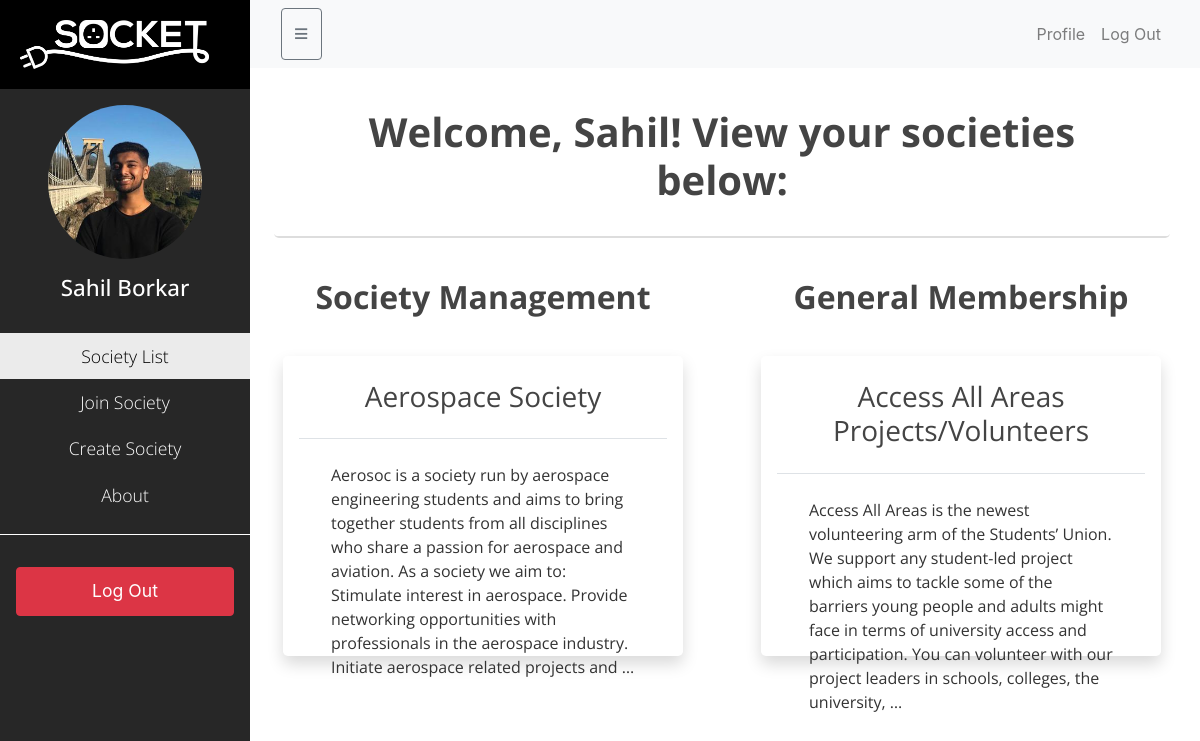
/soclist (signed in), run on an earlier commit of the app's database.
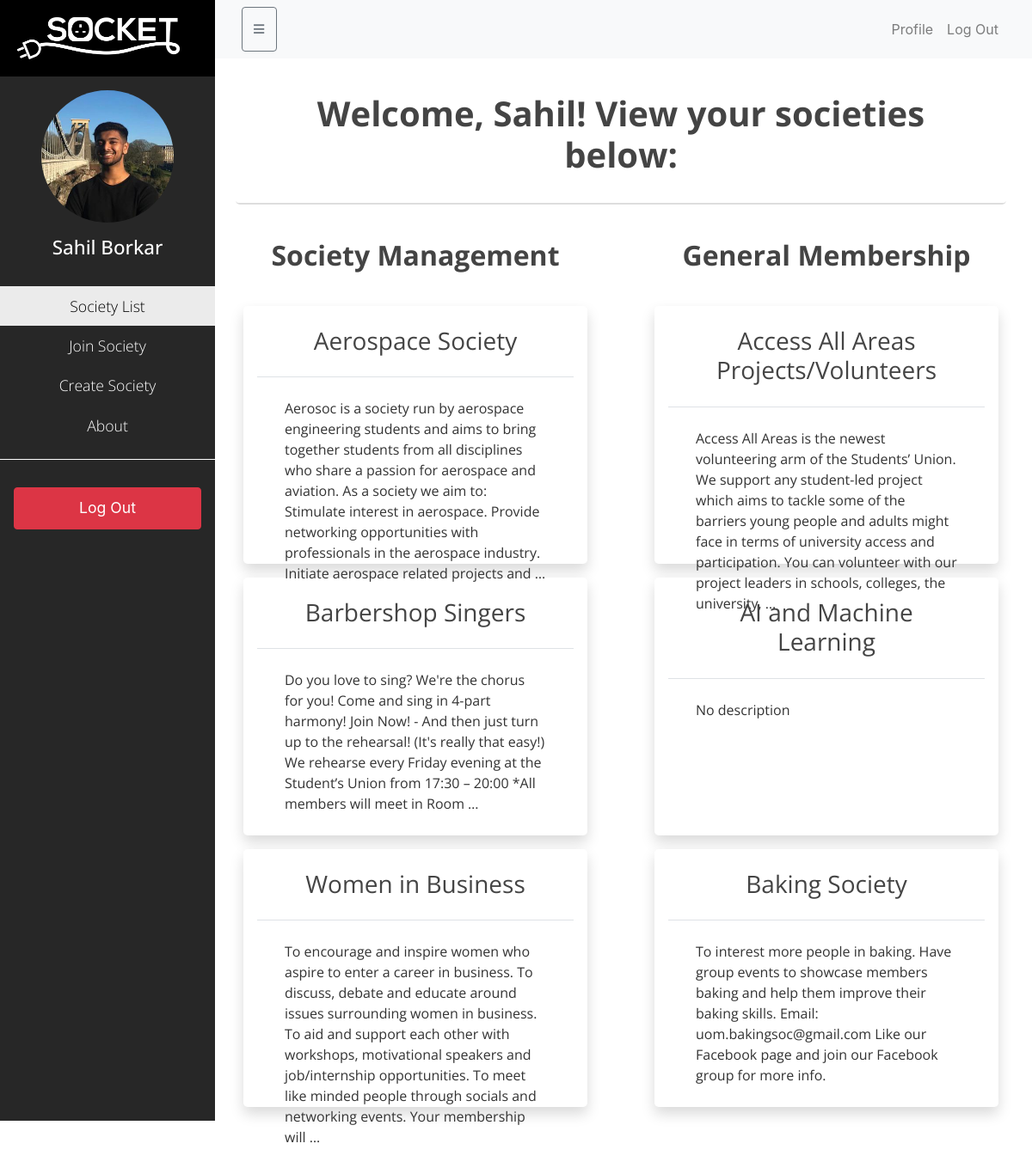
And on a later commit of the database.
### users/models.py (models this page shows, shortened)
class Profile(models.Model):
    user = models.OneToOneField(User, on_delete=models.CASCADE)
    image = models.ImageField(default='default.jpg', upload_to='profile_pics')

### societies/models.py (models this page shows, shortened)
class SocietyMembership(models.Model):
    member = models.ForeignKey(User, related_name='society_membership', on_delete=models.CASCADE)
    society = models.ForeignKey('Society', related_name='society_membership', on_delete=models.CASCADE)
    is_leader = models.BooleanField(default=False)

class Society(models.Model):
    name = models.CharField(max_length = 200, unique=False)
    description = models.TextField()
    members = models.ManyToManyField(
        User,
        verbose_name=("Members"),
        related_name='societies',
        through='SocietyMembership'
    )
    def __str__(self):
        return f"{self.name}"

### blog/views.py (the view)
# urls.py: path('soclist', views.soclist, name='blog-soclist'),
@login_required
def soclist(request):
    current_user = request.user
    leader_memberships = SocietyMembership.objects.filter(member=current_user, is_leader=True)
    normal_memberships = SocietyMembership.objects.filter(member=current_user, is_leader=False)
    context = {
        'societies':current_user.societies.all(),
        'leader_memberships': leader_memberships,
        'normal_memberships': normal_memberships
    }
    return render(request, 'blog/soclist.html', context)

### blog/templates/blog/soclist.html
{% extends "blog/base.html" %}
{% block content %}
    <div class="row" style="width:100%;">
        <div class="col-xs-12 col-sm-12 col-md-12 col-lg-12">
            <div class="my-3 px-3 rounded-lg" style="border-bottom: 2px solid #ddd;">
                <h1> Welcome, {{user.first_name}}! View your societies below: </h1>
            </div>
        </div>
    <div>
    <div class="row">
        <div class="col-xs-6 col-sm-6 col-md-6 col-lg-6">
            <div class="mx-4">
            <h1 style="font-size:2em;"> Society Management </h1>
            {% for membership in leader_memberships %}
                    <div class="my-3 px-3 rounded-lg shadow div-hover soclist">
                        <h3 class="border-bottom border-gray mb-0"><a class="container-title" href="{% url 'blog-sochome' oid=membership.society.id %}?society={{membership.society}}">{{ membership.society.name }}</a></h3>
                        <p class="container-content">{{ membership.society.description|truncatewords:50 }}</p>
                    </div>
            {% empty %}
                    <div class="my-3 px-3 rounded-lg shadow div-hover" style="height:200px;">
                        <h3 class="border-bottom border-gray mb-0">No societies under your management.</h3>
                        <p class="container-content">You are not a leader of any societies yet. Go ahead and create one! Or, you know, get promoted.</p>
                    </div>
            {% endfor %}
            </div>
    </div>
        <div class="col-xs-6 col-sm-6 col-md-6 col-lg-6">
            <div class="mx-4">
                <h1 style="font-size:2em;"> General Membership </h1>
                {% for membership in normal_memberships %}
                    <div class="my-3 px-3 rounded-lg shadow div-hover soclist">
                        <h3 class="border-bottom border-gray mb-0"><a class="container-title" href="{% url 'blog-sochome' oid=membership.society.id %}?society={{membership.society}}">{{ membership.society.name }}</a></h3>
                        <p class="container-content">{{ membership.society.description|truncatewords:50 }}</p>
                    </div>
                {% empty %}
                    <div class="my-3 px-3 rounded-lg shadow div-hover" style="height:200px;">
                        <h3 class="border-bottom border-gray mb-0">No societies found.</h3>
                        <p class="container-content">You are not a part of any societies yet. Go ahead and create/join one!</p>
                    </div>
                {% endfor %}
            </div>
        </div>
    </div>
{% endblock content %}

### blog/templates/blog/base.html (shortened to what this page needs)
{%load static%}
<!DOCTYPE html>
<html>
<head>
        <link rel="stylesheet" href="https://stackpath.bootstrapcdn.com/bootstrap/4.3.1/css/bootstrap.min.css">
        <link rel="stylesheet" type="text/css" href="{% static 'blog/main.css' %}">
</head>
<body>
    <div class="wrapper">
        <nav id="sidebar">
            <div class="sidebar-header">
                <a href="/">
                    <img src="{%static 'blog/logo.png'%}">
                </a>
            </div>
            <ul class="list-unstyled components text-center" >
                <div class="text-center sidebar-profile">
                    <a href="{% url 'profile' %}">
                        <img class="img-fluid px-5 rounded-circle py-3" src="{{ user.profile.image.url }}">
                        <h3>{{user.first_name}} {{user.last_name}}</h3>
                    </a>
                </div>
                <li class="active">
                    <a href="{% url 'blog-soclist' %}">Society List</a>
                </li>
                <li>
                    <a href="{% url 'join-society' %}">Join Society</a>
                </li>
                <li>
                    <a href="{% url 'society-register' %}">Create Society</a>
                </li>
                <li>
                    <a href="#">About</a>
                </li>
            </ul>
            <ul class="list-unstyled pt-3 auth-options">
                {% if user.is_authenticated %}
                    <li>
                        <a href="{% url 'logout'%}" class="download btn btn-danger m-3">Log Out</a>
                    </li>
                {% endif %}
            </ul>
        </nav>
        <div id="main-content">
            <nav class="navbar navbar-expand-lg navbar-light bg-light">
                <div class="container-fluid">
                    <button type="button" id="sidebarCollapse" class="btn btn-outline-secondary">
                        <span style="font-size: 25px; padding=1px;">&#8801</span>
                    </button>
                    <div class="collapse navbar-collapse" id="navbarSupportedContent">
                        <ul class="nav navbar-nav ml-auto">
                            {% if user.is_authenticated %}
                            <li class="nav-item">
                                <a class="nav-link" href="{% url 'profile'%}">Profile</a>
                            </li>
                            <li class="nav-item">
                                <a class="nav-link" href="{% url 'logout'%}">Log Out</a>
                            </li>
                            {% endif %}
                        </ul>
                    </div>
                </div>
            </nav>
            <div class="pl-4">
            {% block content %}{% endblock %}
            </div>
        </div>
    </div>
</body>
</html>

### blog/static/blog/main.css (style rules this page uses)
body { color: #333333; }
h1, h2, h4, h5, h6 { color: #444444; padding: 1.5rem; text-align: center; font-family: 'Open Sans', sans-serif; font-weight: 700; }
h3 { color: #444444; padding: 1.5rem; text-align: center; }
.container-title { color: #444444; font-family: 'Open Sans', sans-serif; font-weight: 400; font-size: 1em; }
.container-content { font-family: 'Open Sans', sans-serif; font-weight: 400; white-space:pre-line; padding: 1.5em 2em 1.5em 2em; }
p { padding:1rem; font-family: 'Open Sans', sans-serif; font-weight: 400; }
ul { margin: 0; }
.soclist { height:300px; }
.div-hover { background: #ffffff; transition: 0.7s; }
.wrapper { display: flex; width: 100%; align-items: stretch; }
#sidebar { min-width: 250px; max-width: 250px; min-height: 100vh; background-color: #272727; color: #fff; transition: all 0.3s; }
#sidebar .sidebar-header { padding: 20px; background: #000; color: #fff; }
.sidebar-header img { max-height: 100%; max-width: 90%; }
#sidebar .sidebar-profile { background: #272727; }
#sidebar ul.components .sidebar-profile a h3 { color:#fff; font-size:1.4em; padding-top:0; padding-bottom:1em; }
#sidebar ul.components .sidebar-profile a:link { text-decoration: none; }
#sidebar .sidebar-profile img { padding-top:30px; }
#sidebar .components { background-color: #272727; }
#sidebar ul.components { padding: 0em 0em 1em 0em; border-bottom: 1px solid #fff; font-family: Open Sans, sans-serif; font-weight: 300; }
#sidebar ul li a { padding: 10px; font-size: 1.1em; display: block; color: #fff; text-decoration: none; }
#sidebar ul li.active > a, a[aria-expanded="true"] { color: #000; background: #ebebeb; }

What changed in the data, as far as the page shows it:
added SocietyMembership: society.name "Barbershop Singers", society.description "Do you love to sing? We're the chorus for you! Come and sing in 4-part harmony! Join Now! - And then just turn up to the rehearsal! (It's really that easy!) We rehearse every Friday evening at the Student’s Union from 17:30 – 20:00 *All members will meet in Room …", shown under "Society Management"
added SocietyMembership: society.name "Women in Business", society.description "To encourage and inspire women who aspire to enter a career in business. To discuss, debate and educate around issues surrounding women in business. To aid and support each other with workshops, motivational speakers and job/internship opportunities. To meet like minded people through socials and networking events. Your membership will …", shown under "Society Management"
added SocietyMembership: society.name "AI and Machine Learning", society.description "No description", shown under "General Membership"
added SocietyMembership: society.name "Baking Society", society.description "To interest more people in baking. Have group events to showcase members baking and help them improve their baking skills. Email: uom.bakingsoc@gmail.com Like our Facebook page and join our Facebook group for more info.", shown under "General Membership"
